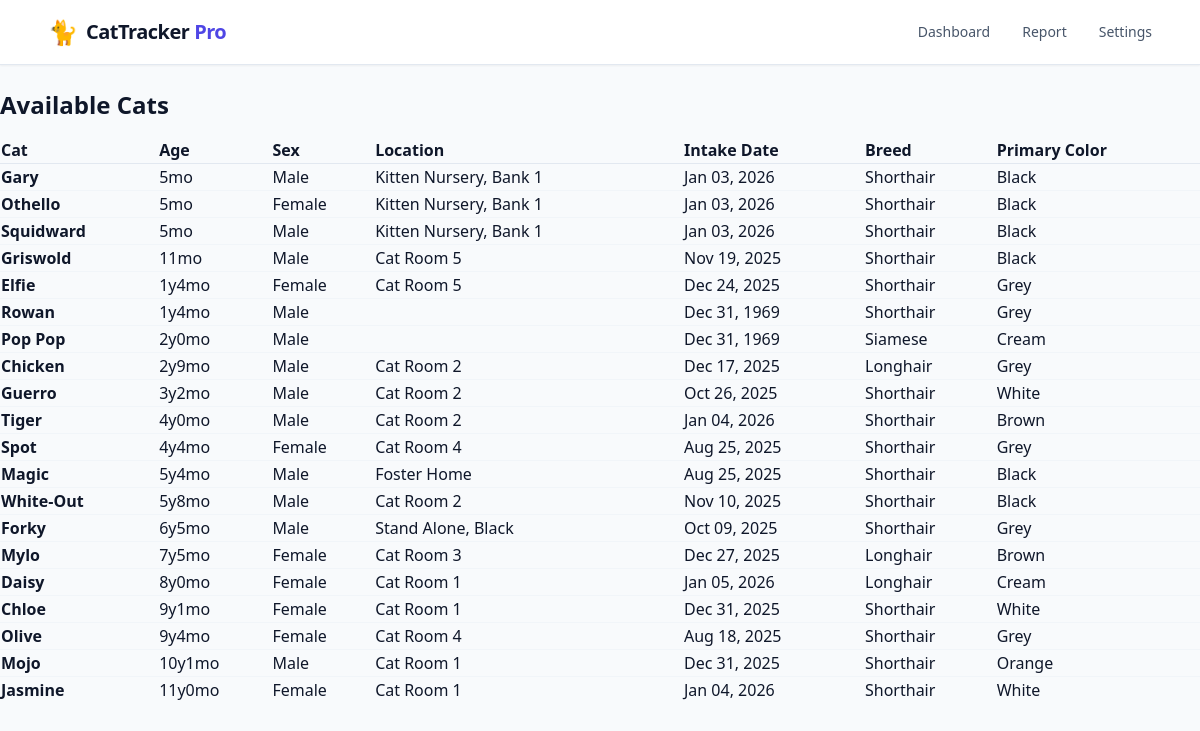
The page /report/ on the database its author committed.
### cats/models.py (models this page shows)
class Cat(models.Model):
    image_cy = models.CharField(max_length=20, primary_key=True)
    name = models.CharField(max_length=100)
    sex = models.CharField(max_length=10, default="Unknown")
    birthday = models.DateField(null=True, blank=True, default=timezone.now)
    breed = models.CharField(max_length=25, default="Unknown")
    primary_color = models.CharField(max_length=25, default="Unknown")
    intake_date = models.DateField(null=True, blank=True, default=timezone.now)
    location = models.CharField(max_length=25, default="Unknown")
    image_url = models.URLField()
    image = models.ImageField(upload_to='cats/', null=True, blank=True)
    first_seen = models.DateTimeField()
    last_seen = models.DateTimeField()
    last_updated = models.DateTimeField(auto_now=True)
    status = models.CharField(
        max_length=20,
        choices=CatStatus.choices,
        default=CatStatus.AVAILABLE,
    )
    @property
    def age(self):
        if not self.birthday:
            return "Unknown"
        today = timezone.now().date()
        diff = today - cast(date, self.birthday)
        years = diff.days // 365
        months = (diff.days % 365) // 30
        if years < 1:
            return f"{months}mo"
        return f"{years}y{months}mo"
    @property
    def clean_breed(self):
        substring_to_remove = "Domestic "
        if self.breed:
            return self.breed.replace(substring_to_remove, "").strip()
        return self.breed

### cats/views.py (the view)
# urls.py: path("report/", views.report_view, name="report"),
def report_view(request):
    from .models import Cat  # , CatStatus
    cats = Cat.objects.filter(
        Q(status=CatStatus.AVAILABLE) |
        Q(status=CatStatus.NEW)
        ).order_by("-birthday", "name")
    context = {
        "cats": cats,
    }
    return render(request, "cats/report.html", context)

### cats/templates/cats/report.html (shortened to what this page needs)
{% extends 'cats/base.html' %} {% load static %}
{% block content %}
<h1 class="text-2xl font-bold mb-4">Available Cats</h1>
<table class="w-full text-left border-collapse" id="report-table" media="all">
    <thead class="bg-slate-50 border-b border-slate-200">
        <tr>
            <th class="column-header">
                <a> Cat </a>
            </th>
            <th class="column-header">
                <a> Age </a>
            </th>
            <th class="column-header">
                <a> Sex </a>
            </th>
            <th class="column-header">
                <a> Location </a>
            </th>
            <th class="column-header">
                <a> Intake Date </a>
            </th>
            <th class="column-header">
                <a> Breed </a>
            </th>
            <th class="column-header">
                <a> Primary Color </a>
            </th>
        </tr>
    </thead>
    <tbody id="report-body" class="divide-y divide-slate-100">
        {% for cat in cats %}
        <tr>
            <td class="font-bold">
                {{ cat.name }}
            </td>
            <td>{{ cat.age }}</td>
            <td>{{ cat.sex }}</td>
            <td>
                {{ cat.location }}
            </td>
            <td>
                {{ cat.intake_date|date:"M d, Y" }}
            </td>
            <td >{{ cat.clean_breed }}</td>
            <td >{{ cat.primary_color }}</td>
        </tr>
        {% empty %}
        <tr>
            <td colspan="11" class="p-8 text-center text-slate-400">
                No cats found in this category.
            </td>
        </tr>
        {% endfor %}
    </tbody>
</table>
{% endblock %}

### rows shown on the page
Cat: name "Gary", age "5mo", sex "Male", location "Kitten Nursery, Bank 1", intake_date "Jan 03, 2026", clean_breed "Shorthair", primary_color "Black"
Cat: name "Othello", age "5mo", sex "Female", location "Kitten Nursery, Bank 1", intake_date "Jan 03, 2026", clean_breed "Shorthair", primary_color "Black"
Cat: name "Squidward", age "5mo", sex "Male", location "Kitten Nursery, Bank 1", intake_date "Jan 03, 2026", clean_breed "Shorthair", primary_color "Black"
Cat: name "Griswold", age "11mo", sex "Male", location "Cat Room 5", intake_date "Nov 19, 2025", clean_breed "Shorthair", primary_color "Black"
Cat: name "Elfie", age "1y4mo", sex "Female", location "Cat Room 5", intake_date "Dec 24, 2025", clean_breed "Shorthair", primary_color "Grey"
Cat: name "Rowan", age "1y4mo", sex "Male", intake_date "Dec 31, 1969", clean_breed "Shorthair", primary_color "Grey"
Cat: name "Pop Pop", age "2y0mo", sex "Male", intake_date "Dec 31, 1969", clean_breed "Siamese", primary_color "Cream"
Cat: name "Chicken", age "2y9mo", sex "Male", location "Cat Room 2", intake_date "Dec 17, 2025", clean_breed "Longhair", primary_color "Grey"
Cat: name "Guerro", age "3y2mo", sex "Male", location "Cat Room 2", intake_date "Oct 26, 2025", clean_breed "Shorthair", primary_color "White"
Cat: name "Tiger", age "4y0mo", sex "Male", location "Cat Room 2", intake_date "Jan 04, 2026", clean_breed "Shorthair", primary_color "Brown"
Cat: name "Spot", age "4y4mo", sex "Female", location "Cat Room 4", intake_date "Aug 25, 2025", clean_breed "Shorthair", primary_color "Grey"
Cat: name "Magic", age "5y4mo", sex "Male", location "Foster Home", intake_date "Aug 25, 2025", clean_breed "Shorthair", primary_color "Black"
Cat: name "White-Out", age "5y8mo", sex "Male", location "Cat Room 2", intake_date "Nov 10, 2025", clean_breed "Shorthair", primary_color "Black"
Cat: name "Forky", age "6y5mo", sex "Male", location "Stand Alone, Black", intake_date "Oct 09, 2025", clean_breed "Shorthair", primary_color "Grey"
Cat: name "Mylo", age "7y5mo", sex "Female", location "Cat Room 3", intake_date "Dec 27, 2025", clean_breed "Longhair", primary_color "Brown"
Cat: name "Daisy", age "8y0mo", sex "Female", location "Cat Room 1", intake_date "Jan 05, 2026", clean_breed "Longhair", primary_color "Cream"
Cat: name "Chloe", age "9y1mo", sex "Female", location "Cat Room 1", intake_date "Dec 31, 2025", clean_breed "Shorthair", primary_color "White"
Cat: name "Olive", age "9y4mo", sex "Female", location "Cat Room 4", intake_date "Aug 18, 2025", clean_breed "Shorthair", primary_color "Grey"
Cat: name "Mojo", age "10y1mo", sex "Male", location "Cat Room 1", intake_date "Dec 31, 2025", clean_breed "Shorthair", primary_color "Orange"
Cat: name "Jasmine", age "11y0mo", sex "Female", location "Cat Room 1", intake_date "Jan 04, 2026", clean_breed "Shorthair", primary_color "White"
